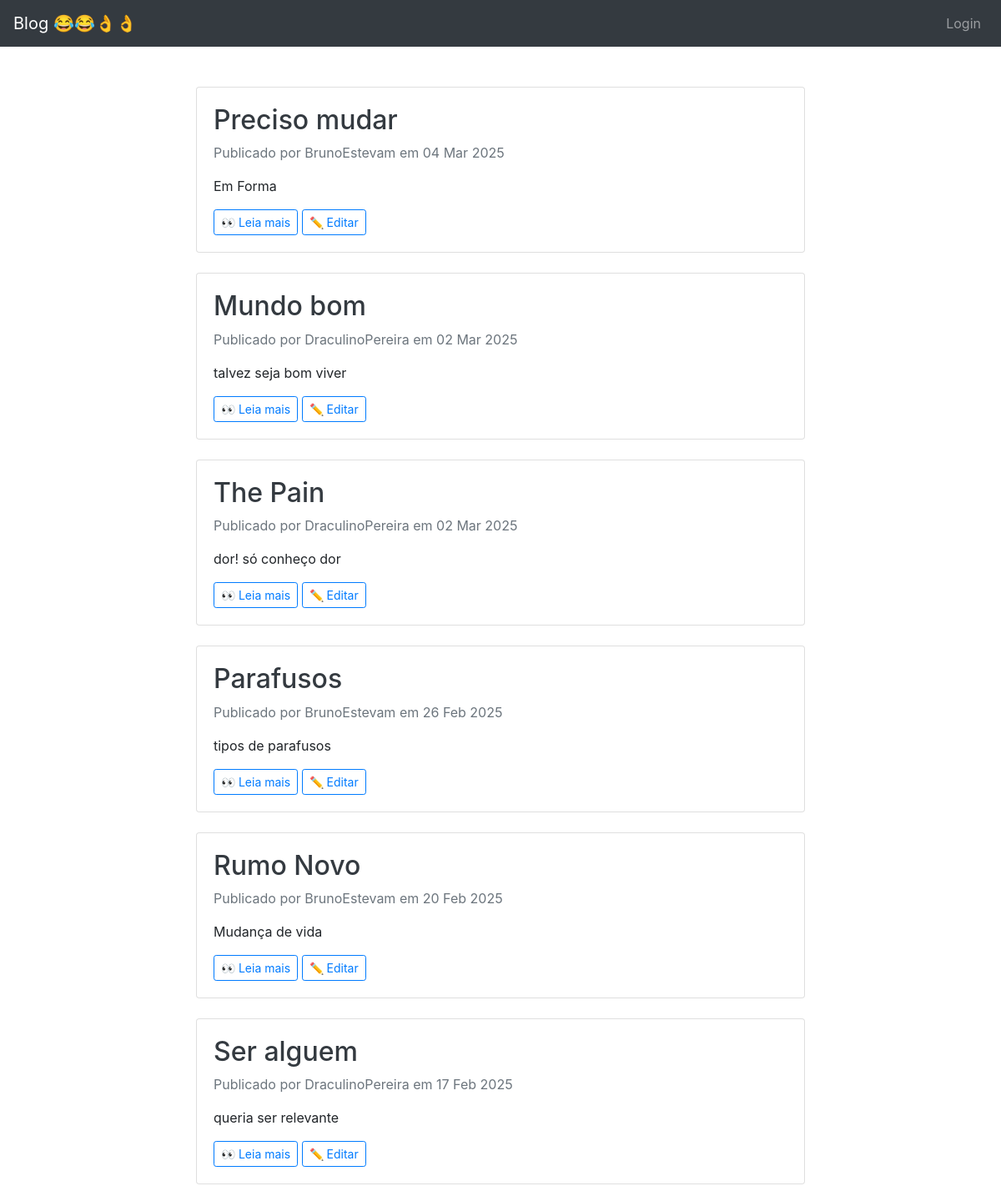
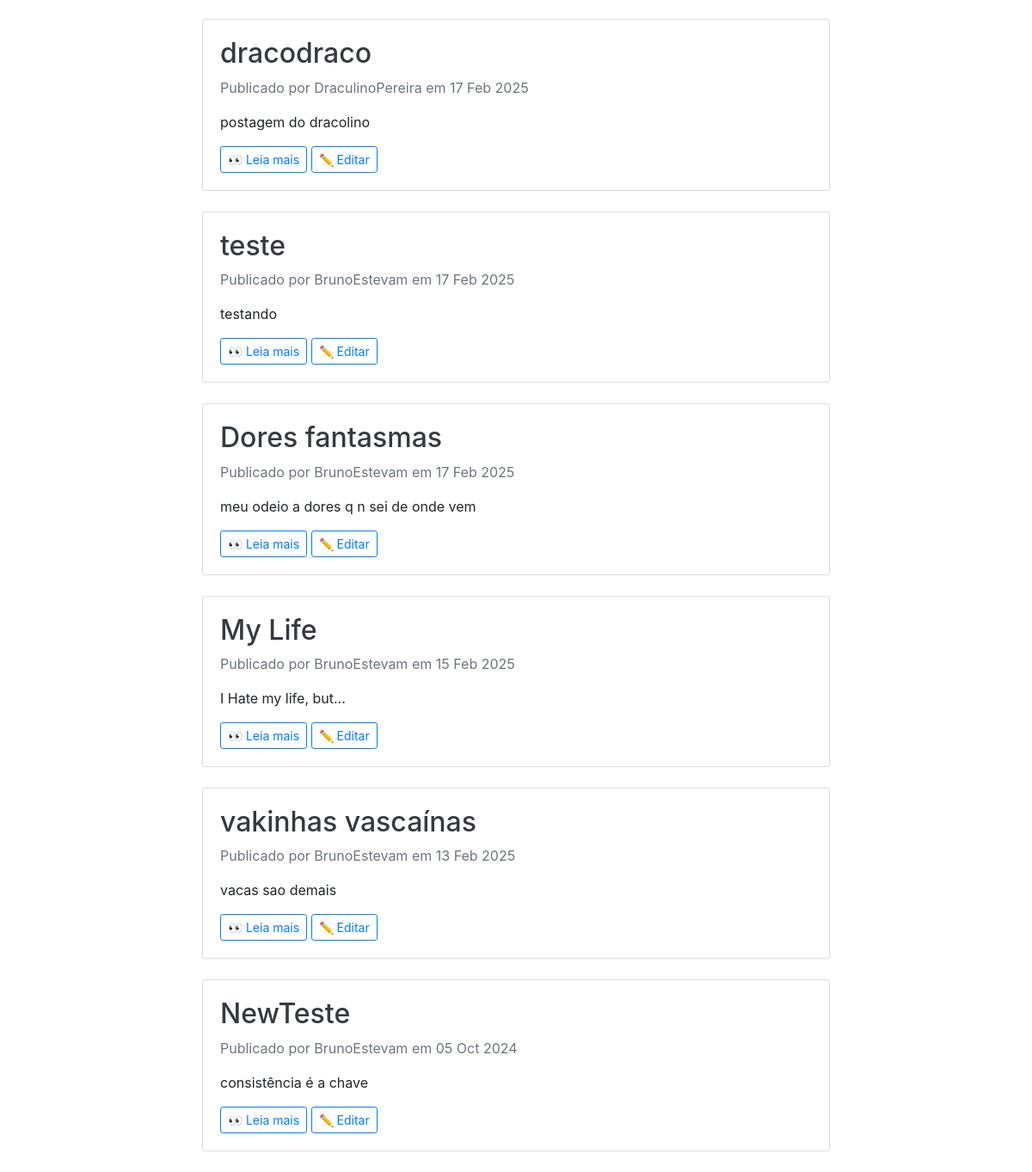
The page / on the database its author committed (2 pictures, top to bottom).
### blog/models.py (models this page shows, shortened)
class Post(models.Model):
    class NewManager(models.Manager):
        def get_queryset(self):
            return super().get_queryset().filter(status='published')
    options = (
        ('draft', 'Draft'),
        ('published', 'Published'),
    )
    title = models.CharField(max_length=255)
    excerpt = models.TextField(null=True)
    slug = models.SlugField(max_length=255, unique_for_date='publish', blank=True)
    publish = models.DateTimeField(default=timezone.now)
    author = models.ForeignKey(User, on_delete=models.CASCADE, related_name='blog_posts')
    content = models.TextField()
    status = models.CharField(max_length=10, choices=options, default='draft')
    objects = models.Manager()
    newmanager = NewManager()
    likes = models.ManyToManyField(User, related_name='post_likes', blank=True)
    dislikes = models.ManyToManyField(User, related_name='post_dislikes', blank=True)
    image = models.ImageField(upload_to='post_images/', blank=True, null= True)
    def get_absolute_url(self):
        return reverse('blog:post_single', args=[self.slug])
    class Meta:
        ordering = ('-publish',)

### blog/views.py (the view)
# urls.py: path('', views.home, name='homepage'),
def home(request):
    all_posts = Post.objects.filter(status='published').order_by('-publish')
    return render(request, 'index.html', {'posts': all_posts})

### blog/templates/index.html (shortened to what this page needs)
{% extends "base.html" %}
{% block content %}
<div class="container">
    <div class="row justify-content-md-center">
        <div class="col-md-8 pt-5">
            {% for post in posts %}
            <div class="card mb-4">
                <div class="card-body">
                    <h2>
                        <a class="text-dark text-decoration-none" href="{{ post.get_absolute_url }}">
                            {{ post.title }}
                        </a>
                    </h2>
                    <p class="text-muted">Publicado por {{ post.author }} em {{ post.publish|date:"d M Y" }}</p>
                    <p>{{ post.excerpt }}</p>
                    <a href="{{ post.get_absolute_url }}" class="btn btn-outline-primary btn-sm">👀 Leia mais</a>
                    <a href="{% url 'blog:edit_post' post.slug %}" class="btn btn-outline-primary btn-sm">✏️ Editar</a>
                </div>
            </div>
            {% empty %}
            <p class="text-muted text-center">Nenhum post publicado ainda.</p>
            {% endfor %}
        </div>
    </div>
</div>
{% endblock %}

### rows shown on the page
Post: title "Preciso mudar", author "BrunoEstevam", publish "04 Mar 2025", excerpt "Em Forma"
Post: title "Mundo bom", author "DraculinoPereira", publish "02 Mar 2025", excerpt "talvez seja bom viver"
Post: title "The Pain", author "DraculinoPereira", publish "02 Mar 2025", excerpt "dor! só conheço dor"
Post: title "Parafusos", author "BrunoEstevam", publish "26 Feb 2025", excerpt "tipos de parafusos"
Post: title "Rumo Novo", author "BrunoEstevam", publish "20 Feb 2025", excerpt "Mudança de vida"
Post: title "Ser alguem", author "DraculinoPereira", publish "17 Feb 2025", excerpt "queria ser relevante"
Post: title "dracodraco", author "DraculinoPereira", publish "17 Feb 2025", excerpt "postagem do dracolino"
Post: title "teste", author "BrunoEstevam", publish "17 Feb 2025", excerpt "testando"
Post: title "Dores fantasmas", author "BrunoEstevam", publish "17 Feb 2025", excerpt "meu odeio a dores q n sei de onde vem"
Post: title "My Life", author "BrunoEstevam", publish "15 Feb 2025", excerpt "I Hate my life, but..."
Post: title "vakinhas vascaínas", author "BrunoEstevam", publish "13 Feb 2025", excerpt "vacas sao demais"
Post: title "NewTeste", author "BrunoEstevam", publish "05 Oct 2024", excerpt "consistência é a chave"
